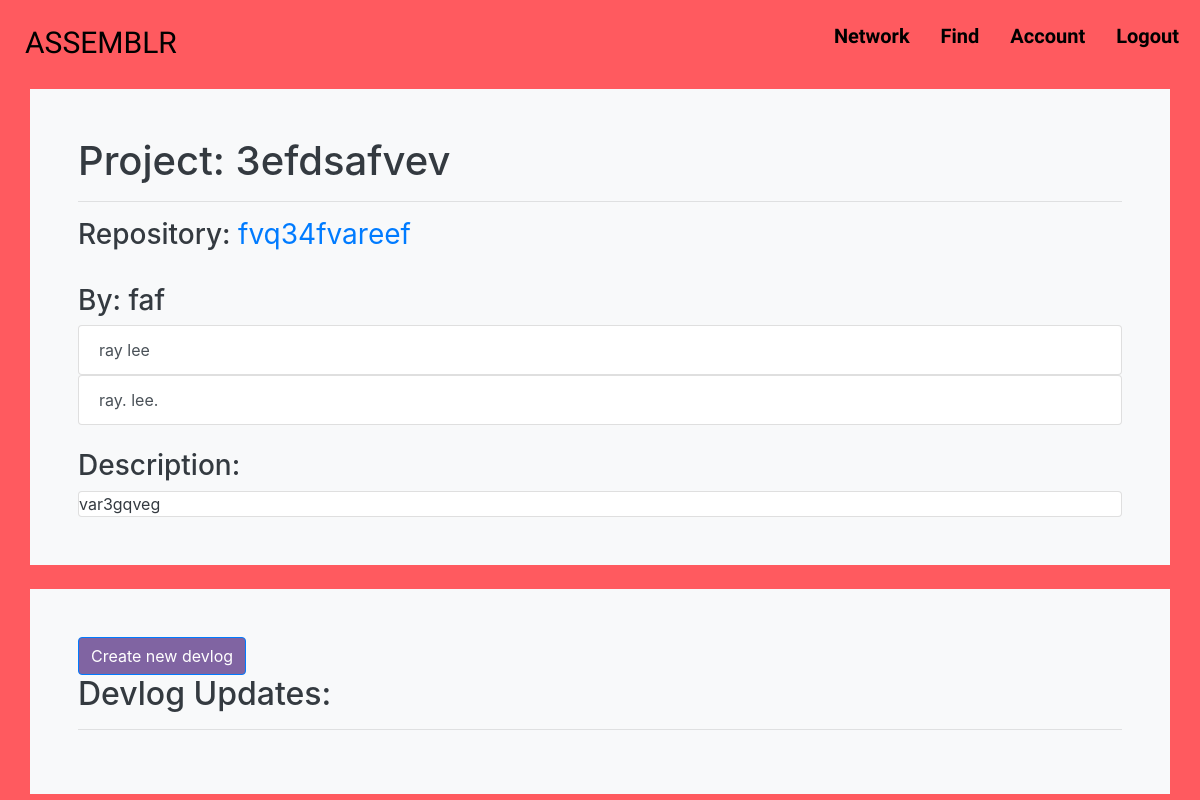
/project/1 (signed in), run on the app's committed database.
### utl/models.py (models this page shows, shortened)
class Project(db.Model):
    id = db.Column(db.Integer, primary_key=True)
    projectname = db.Column(db.String(20), nullable=False)
    description = db.Column(db.Text, nullable=False)
    repo = db.Column(db.Text, nullable=False)
    teamid = db.Column(db.Integer, nullable=False)

class Team(db.Model):
    id = db.Column(db.Integer, primary_key=True)
    teamname = db.Column(db.String(20), nullable=False)

class User(db.Model):
    uid = db.Column(db.Integer, primary_key=True)
    firstname = db.Column(db.Text, nullable=False)
    lastname = db.Column(db.Text, nullable=False)
    email = db.Column(db.String(200), unique=True, nullable=False)
    github = db.Column(db.String(200), unique=True, nullable=False)
    password = db.Column(db.Text, nullable=False)
    age = db.Column(db.Integer, nullable=False)
    city = db.Column(db.Text, nullable=False)
    bio = db.Column(db.Text, nullable=False)

### assemblr.py (the view)
@app.route("/project/<projectid>")
@login_required
def project(projectid):
    project = Project.query.filter_by(id=projectid).first()
    team = Team.query.filter_by(id=project.teamid).first()
    users = Member.query.filter_by(teamid=team.id).all()
    members = []
    for user in users:
        member = User.query.filter_by(uid=user.id).first()
        members.append(member)
    entries = Devlog.query.filter_by(projectid=projectid).order_by(Devlog.timestamp.desc())
    devlog = {}
    for entry in entries:
        devlog[entry] = User.query.filter_by(uid=entry.uid).first()
    return render_template(
        "project.html",
        project = project,
        team = team,
        members = members,
        devlog = devlog
    )

### assemblr.py (called while the page is built)
def login_required(f):
    @wraps(f)
    def decorated_function(*args, **kwargs):
        if "uid" not in session:
            flash("You must be logged in to view this page", "error")
            return redirect(url_for('root'))
        return f(*args, **kwargs)
    return decorated_function

### templates/project.html (shortened to what this page needs)
{% extends "base.html" %}
{% block body %}
<div class="mt-4">
    <div class="container p-5 bg-light text-dark" style="width: 100rem;">
        <h1>Project: {{project.projectname}}</h1>
        <hr>
        <h3>Repository: <a href="{{project.repo}}" class="btn-link">{{project.repo}}</a></h3>
        <br>
        <h3>By: {{team.teamname}}</h3>
        {% for user in members %}
        <div class="list-group">
            <a href="/profile/{{user.uid}}" class="list-group-item list-group-item-action">
                {{user.firstname}} {{user.lastname}}
            </a>
        </div>
        {% endfor %}
        <br>
        <h3>Description:</h3>
        <div class="card">{{project.description}}</div>
    </div>
    <br>
    <div class="container p-5 bg-light text-dark" style="width: 100rem;">
        <a href="/devlogentry/{{project.id}}" class="btn btn-primary"> Create new devlog </a>
        <h2>Devlog Updates:</h2>
        <hr>
    </div>
</div>
{% endblock %}

### static/css/style.css (style rules this page uses)
html { scroll-behavior: smooth; scrollbar-width: none; -ms-overflow-style: none; }
.btn-primary, .btn-primary:hover, .btn-primary:active, .btn-primary:visited { background-color: #8064A2 !important; }

### data on the page
Project: projectname "3efdsafvev", repo "fvq34fvareef", description "var3gqveg"
Team: teamname "faf"
User: firstname "ray", lastname "lee"
User: firstname "ray.", lastname "lee."
